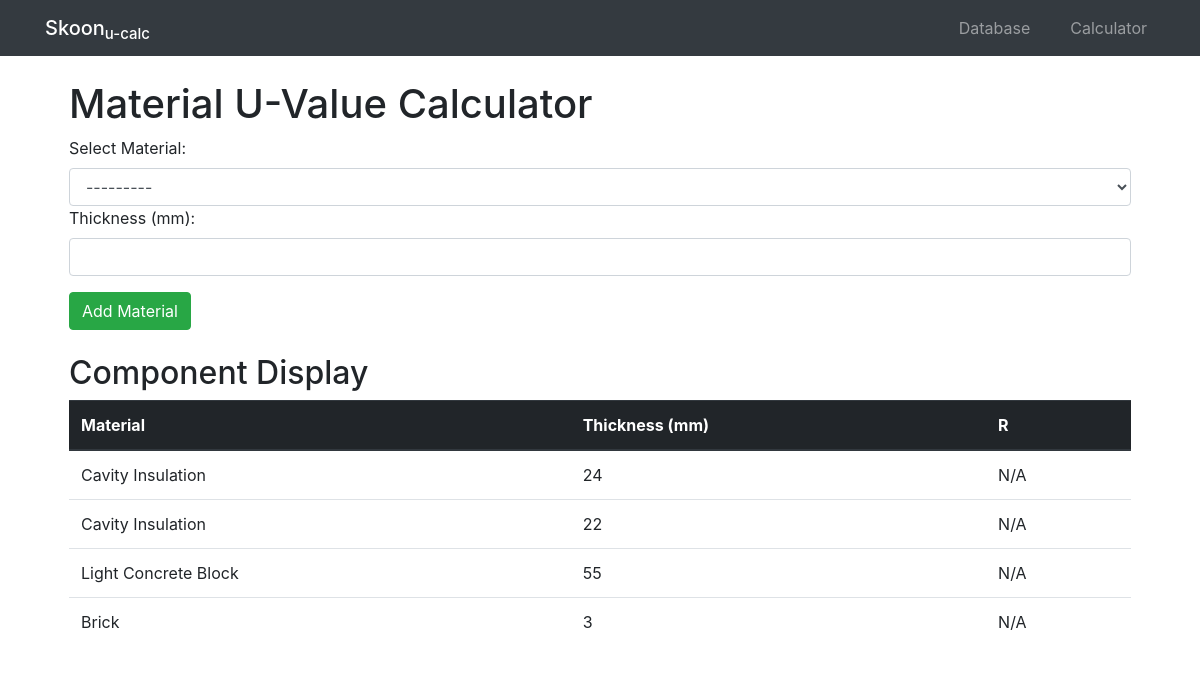
/calculator, run on an earlier commit of the app's database.
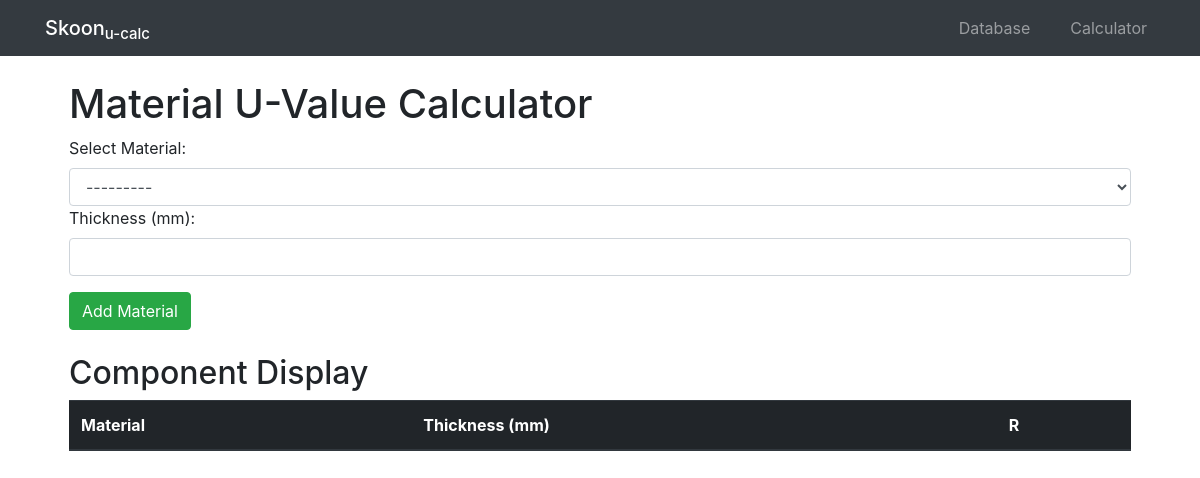
And on a later commit of the database.
### UCalculator/models.py (models this page shows, shortened)
class Component(models.Model):
    thickness = models.IntegerField()
    material = models.ForeignKey(Material, on_delete=models.CASCADE)
    composite = models.ForeignKey(Composite, on_delete=models.CASCADE, blank=True, null=True)
    user = models.ForeignKey(User, on_delete=models.CASCADE)

class Material(models.Model):
    name = models.CharField(max_length=30, unique=True)
    thermal_conductivity = models.FloatField(max_length=10)
    def __str__(self):
        return self.name

### UCalculator/views.py (the view)
# urls.py: path('calculator', views.calculator, name="calculator"),
def calculator(request):
    materials = Material.objects.all()
    composites = Composite.objects.all()
    components = Component.objects.all()
    user = User.objects.first() # NEED TO REPLACE WITH ACTUAL USER
    if request.method == 'POST':
        form = NewComponentForm(request.POST)
        if form.is_valid():
            component = form.save(commit=False)
            component.user = user
            component.save()
            return redirect('calculator')
    else:
        form = NewComponentForm()
        context = {
            'materials': materials,
            'composites': composites,
            'components': components,
            'form': form
        }
    return render(request, 'calculator.html', context)

### UCalculator/forms.py
class NewComponentForm(forms.ModelForm):
    class Meta:
        model = Component
        fields = ['material', 'thickness']

### templates/calculator.html (shortened to what this page needs)
{% extends 'base.html' %}
{% load widget_tweaks %}
{% block content %}
    <h1>Material U-Value Calculator</h1>
    <form method="POST">
        <div class="form-group">
            <label for="material">Select Material:</label>
            {% render_field form.material id="material" class="form-control" %}
            <label for="thickness">Thickness (mm):</label>
            {% render_field form.thickness id="thickness" class="form-control" %}
        </div>
        <button type="submit" class="btn btn-success">Add Material</button>
    </form>
    <h2 class="mt-4 mb-2">Component Display</h2>
    <table class="table">
        <thead class="thead-dark">
          <tr>
            <th>Material</th>
            <th>Thickness (mm)</th>
            <th>R</th>
          </tr>
        </thead>
        <tbody>
          {% for component in components %}
            <tr>
              <td>
                {{ component.material.name }}
              </td>
              <td class="align-middle">
                {{ component.thickness }}
              </td>
              <td>N/A</td>
            </tr>
          {% endfor %}
        </tbody>
      </table>
{% endblock %}

What changed in the data, as far as the page shows it:
removed Component: material.name "Cavity Insulation", thickness "24"
removed Component: material.name "Cavity Insulation", thickness "22"
removed Component: material.name "Light Concrete Block", thickness "55"
removed Component: material.name "Brick", thickness "3"
